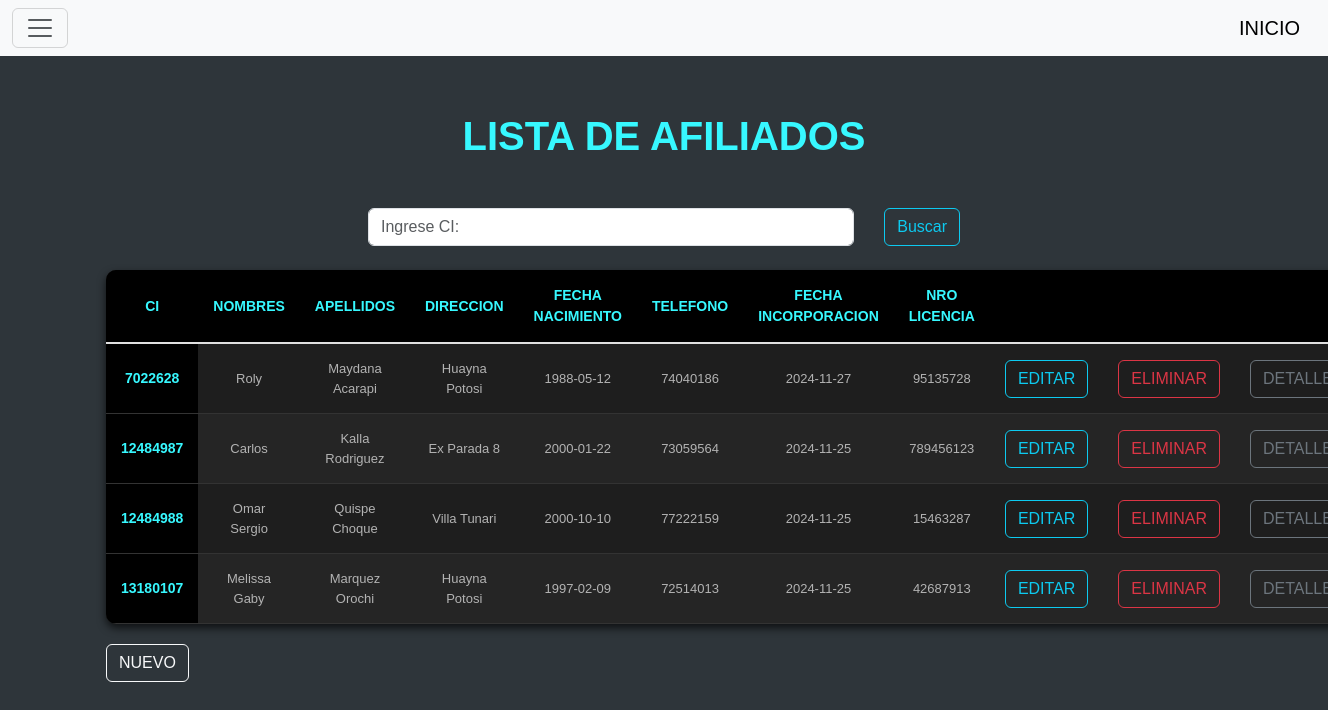
Screenshot of /afiliados (signed in) with the database file from the repository.
### tables this page shows
CREATE TABLE afiliado(
        ci INTEGER PRIMARY KEY,
        nombres TEXT NOT NULL,
        apellidos TEXT NOT NULL,
        direccion TEXT NOT NULL,
        fecha_nacimiento DATE NOT NULL,
        telefono INTEGER NOT NULL,
        fecha_incorporacion DATE NOT NULL,
        nro_licencia TEXT NOT NULL
        );

### blueprints/afiliados/__init__.py (the view)
@afiliados_bp.route("/afiliados")
@login_required
def index():
    conn=sqlite3.connect("star_service.db")
    conn.row_factory=sqlite3.Row
    cur=conn.cursor()
    cur.execute("SELECT * FROM afiliado ORDER BY fecha_incorporacion DESC")
    afiliados=cur.fetchall()
    return render_template("index_afiliado.html",afiliados=afiliados)

### blueprints/afiliados/__init__.py (called while the page is built)
def login_required(f):
    @wraps(f)
    def decorated_function(*args, **kwargs):
        if 'id_user' not in session:
            return redirect("/login")
        return f(*args, **kwargs)
    return decorated_function

### blueprints/afiliados/templates/index_afiliado.html (shortened to what this page needs)
{% include 'header.html' %}
<div class="container mt-4">
  <h1 class="fw-bold">LISTA DE AFILIADOS</h1>
<br>
<form action="{{ url_for('afiliados.buscar_afi') }}" method="POST" class="mb-4">
  <br>
  <div class="row g-2 align-items-center">
      <div class="search-container">
          <input type="text" name="termino" id="termino" class="form-control"
                 value="{{ termino | default('') }}" placeholder="Ingrese CI:" required>
          <button type="submit" class="btn btn-outline-info">Buscar</button>
      </div>
  </div>
</form>
<table class="tabla-gris">
    <thead>
      <tr>
        <th scope="col">CI</th>
        <th scope="col">NOMBRES</th>
        <th scope="col">APELLIDOS</th>
        <th scope="col">DIRECCION</th>
        <th scope="col">FECHA NACIMIENTO</th>
        <th scope="col">TELEFONO</th>
        <th scope="col">FECHA INCORPORACION</th>
        <th scope="col">NRO LICENCIA</th>
        <th></th>
        <th></th>
        <th></th>
      </tr>
    </thead>
    <tbody class="table-group-divider">
        {% for item in afiliados %}
      <tr>
        <th scope="row">{{item['ci']}}</th>
        <td>{{item['nombres']}}</td>
        <td>{{item['apellidos']}}</td>
        <td>{{item['direccion']}}</td>
        <td>{{item['fecha_nacimiento']}}</td>
        <td>{{item['telefono']}}</td>
        <td>{{item['fecha_incorporacion']}}</td>
        <td>{{item['nro_licencia']}}</td>
        <td>
          <a href="/edit/{{item.ci}}" class="btn btn-outline-info">EDITAR</a>
        </td>
        <td>
          <a href="/borrar/{{item.ci}}" onclick="return(confirm('Esta seguro?'))" class="btn btn-outline-danger">ELIMINAR</a>
        </td>
        <td>
          <a href="{{url_for('afiliados.detalle_afiliado', ci=item.ci)}}" class="btn btn-outline-secondary">DETALLES</a>
        </td>
      </tr>
        {% endfor %}
    </tbody>
  </table>
  <div >
    <a href="{{url_for('afiliados.afiliado_crear')}}" class="btn btn-outline-light" >NUEVO</a>
  </div>
{% include 'footer.html' %}

### templates/header.html (style rules this page uses)
body { font-family: sans-serif; margin: 40px; background-color: #2e353a; color: #e0e0e0; }
h1 { text-align: center; color: #37f8ff; }
table { width: 80%; margin: 20px auto; border-collapse: collapse; background-color: #1e1e1e; border-radius: 10px; overflow: hidden; box-shadow: 0 4px 8px rgba(0, 0, 0, 0.7); }
th, td { padding: 15px; text-align: center; border-bottom: 1px solid #333; }
th { background-color: #000000; color: #37f8ff; text-transform: uppercase; font-size: 14px; }
tr:nth-child(even) { background-color: #252525; }
tr:nth-child(odd) { background-color: #1e1e1e; }
td { font-size: 13px; color: #b3b3b3; }
.search-container { display: flex; align-items: center; gap: 30px; max-width: 600px; margin: 0 auto; }
.search-container input { flex: 1; }

### rows the page displays
afiliado: ci "7022628", nombres "Roly", apellidos "Maydana Acarapi", direccion "Huayna Potosi", fecha_nacimiento "1988-05-12", telefono "74040186", fecha_incorporacion "2024-11-27", nro_licencia "95135728"
afiliado: ci "12484987", nombres "Carlos", apellidos "Kalla Rodriguez", direccion "Ex Parada 8", fecha_nacimiento "2000-01-22", telefono "73059564", fecha_incorporacion "2024-11-25", nro_licencia "789456123"
afiliado: ci "12484988", nombres "Omar Sergio", apellidos "Quispe Choque", direccion "Villa Tunari", fecha_nacimiento "2000-10-10", telefono "77222159", fecha_incorporacion "2024-11-25", nro_licencia "15463287"
afiliado: ci "13180107", nombres "Melissa Gaby", apellidos "Marquez Orochi", direccion "Huayna Potosi", fecha_nacimiento "1997-02-09", telefono "72514013", fecha_incorporacion "2024-11-25", nro_licencia "42687913"
